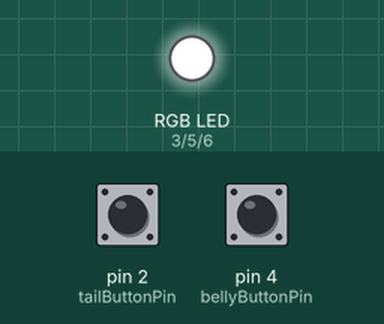
Recording of a sketch running on a simulated Arduino Uno, built with avr-gcc and run on an emulated ATmega328P. On the bench: an RGB LED mixed from three pins (HIGH = lit). The inputs (shaded band) are chosen by the test bench; at power-on: pin 2 (tailButtonPin) HIGH, pin 4 (bellyButtonPin) HIGH.

Above: at 1.2 s.
1.3 s: pin 2 (tailButtonPin) pulled LOW for 0.15 s
At 1.37 s:
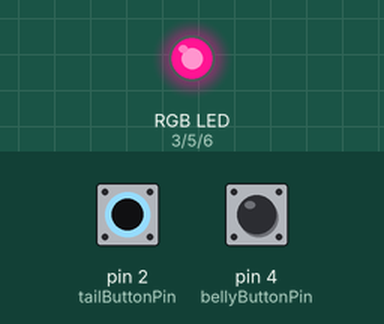
2.9 s: pin 4 (bellyButtonPin) pulled LOW for 0.15 s
At 2.97 s:
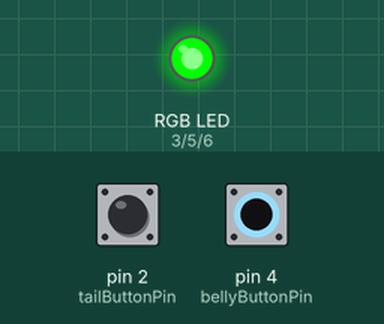
4.5 s: pin 4 (bellyButtonPin) pulled LOW for 3.2 s
At 8.0 s:
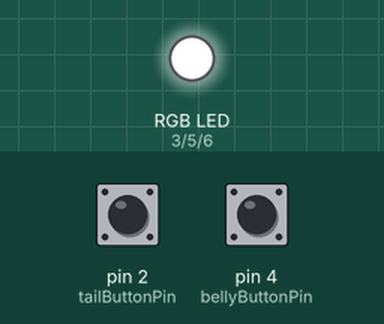
9.2 s: pin 2 (tailButtonPin) pulled LOW for 3.2 s
At 10.4 s:
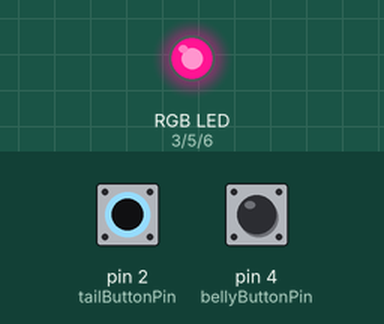
Timing chart, 0 to 13.9 s (numbered marks = the images above; inputs shaded):
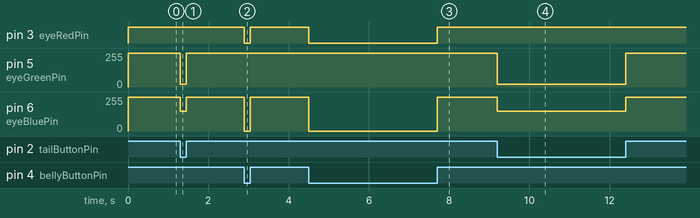

The sketch:

sketch_oct5a.ino
```cpp
// Pin definitions
const int eyeRedPin = 3;    // Red LED pin
const int eyeGreenPin = 5;  // Green LED pin
const int eyeBluePin = 6;   // Blue LED pin
const int bellyButtonPin = 4; // Button on belly
const int tailButtonPin = 2;  // Button on tail


// Variables
int bellyButtonState = 0;
int tailButtonState = 0;

void setup() {
  pinMode(eyeRedPin, OUTPUT);
  pinMode(eyeGreenPin, OUTPUT);
  pinMode(eyeBluePin, OUTPUT);
  pinMode(bellyButtonPin, INPUT_PULLUP);
  pinMode(tailButtonPin, INPUT_PULLUP);
}

void loop() {
  // Read the button states
  bellyButtonState = digitalRead(bellyButtonPin);
  tailButtonState = digitalRead(tailButtonPin);

  // Set the eye color based on button presses
  if (bellyButtonState == LOW) {
    // Belly button pressed (happy)
    setEyeColor(0, 255, 0); // Pink
  } else if (tailButtonState == LOW) {
    // Tail button pressed (angry)
    setEyeColor(255, 20, 147); // Red
  } else {
    // No buttons pressed (white)
    setEyeColor(255, 255, 255); // White
  }
}

// Function to set the RGB LED eye color
void setEyeColor(int red, int green, int blue) {
  analogWrite(eyeRedPin, red);
  analogWrite(eyeGreenPin, green);
  analogWrite(eyeBluePin, blue);
}
```

Measured:
- after the input at 1.3 s, pin 5 (eyeGreenPin): 255/255 → 20/255 at once, → 255/255 0.15 s later; pin 6 (eyeBluePin): 255/255 → 147/255 at once, → 255/255 0.15 s later
- after the input at 2.9 s, pin 3 (eyeRedPin): HIGH → LOW at once, → HIGH 0.15 s later; pin 6 (eyeBluePin): 255/255 → 0/255 at once, → 255/255 0.15 s later
- after the input at 4.5 s, pin 3 (eyeRedPin): HIGH → LOW at once, → HIGH 3.2 s later; pin 6 (eyeBluePin): 255/255 → 0/255 at once, → 255/255 3.2 s later
- after the input at 9.2 s, pin 5 (eyeGreenPin): 255/255 → 20/255 at once, → 255/255 3.2 s later; pin 6 (eyeBluePin): 255/255 → 147/255 at once, → 255/255 3.2 s later
